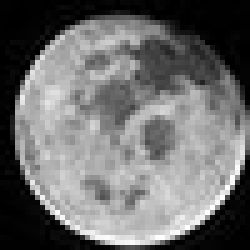
%> input picture Reconstruction/target.jpg, 50 x 50 px (shown 5 times larger)
$ octave main.m   (GNU Octave 9; MATLAB toolbox functions it lacks are replaced by stand-ins)
%> lines starting %> are read from the running program, lines starting %| are printed output that depends on the picture
clc;
clear;
close all;

imgin = im2double(imread('./target.jpg'));
%> imgin: size 50x50 double; min 0, max 1, mean 0.425

[imh, imw, nb] = size(imgin);
%> imh = 50; imw = 50; nb = 1
assert(nb==1);
% the image is grayscale

V = zeros(imh, imw);
V(1 : imh * imw) = 1 : imh * imw;
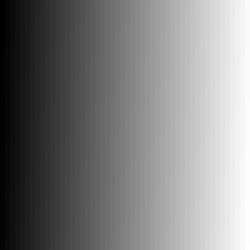
%> V: size 50x50 double (shown 5 times larger); min 1, max 2500, mean 1250.5; drawn with min black and max white
% V(y, x) = (y - 1) * imw + x
% use V(y,x) to represent the variable index of pixel (x,y)
% Always keep in mind that in matlab indexing starts with 1, not 0

%TODO: initialize counter, A (sparse matrix) and b.
%-----
%-----
dX = imgin(:, 2 : imw) - imgin(:, 1 : imw - 1);
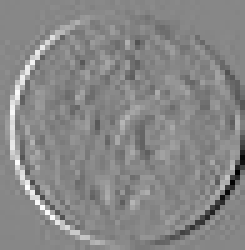
%> dX: size 50x49 double (shown 5 times larger); min -0.792, max 0.702, mean 0.00173; drawn with min black and max white
dY = imgin(2 : imh, :) - imgin(1 : imw - 1, :);
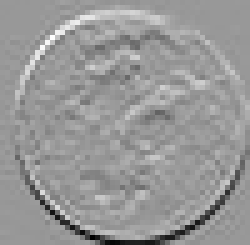
%> dY: size 49x50 double (shown 5 times larger); min -0.824, max 0.557, mean 0.00081; drawn with min black and max white


%TODO: fill the elements in A and b, for each pixel in the image
%-----
%-----
idx_part = 1 : (imh) * (imw - 1);
%> idx_part = 2450 values from 1 to 2450
val_part = ones(1, (imh) * (imw - 1));
i = [idx_part,          idx_part,       (imh)*(imw - 1) + 1];
j = [idx_part,          idx_part + 1,   1];
v = [val_part * (-1),   val_part,       1];
%> v = 4901 values from -1 to 1

idx_part = idx_part + (imh)*(imw - 1) + 1;
%> idx_part = 2450 values from 2452 to 4901
i2 = [idx_part,          idx_part,       (imh)*(imw - 1) + 1 + (imh)*(imw - 1) + 1];
j2 = [idx_part,          idx_part + 1,   1];
v2 = [val_part * (-1),   val_part,       1];
%> v2 = 4901 values from -1 to 1

i = [i, i2];
j = [j, j2];
v = [v, v2];
size(i)

A = sparse(i, j, v);

%TODO: add extra constraints
%-----
%-----
dX = dX(:);
%> dX = 2450 values, max 0.702 at index 288, min -0.792 at index 2385, mean 0.00173
dY = dY(:);
%> dY = 2450 values, max 0.557 at index 498, min -0.824 at index 930, mean 0.00081
b = [dX; imgin(1, 1); dY; imgin(1, 1)];
%> b = 4902 values, max 0.702 at index 288, min -0.824 at index 3381, mean 0.00127

size(A)
size(b)

%TODO: solve the equation
%use "lscov" or "\", please google the matlab documents
solution = A\b;
%> solution = 4902 values, max 28.62 at index 911, min -1.32 at index 2986, mean 10.66
solution
% [6 lines of commented-out code are left out]
